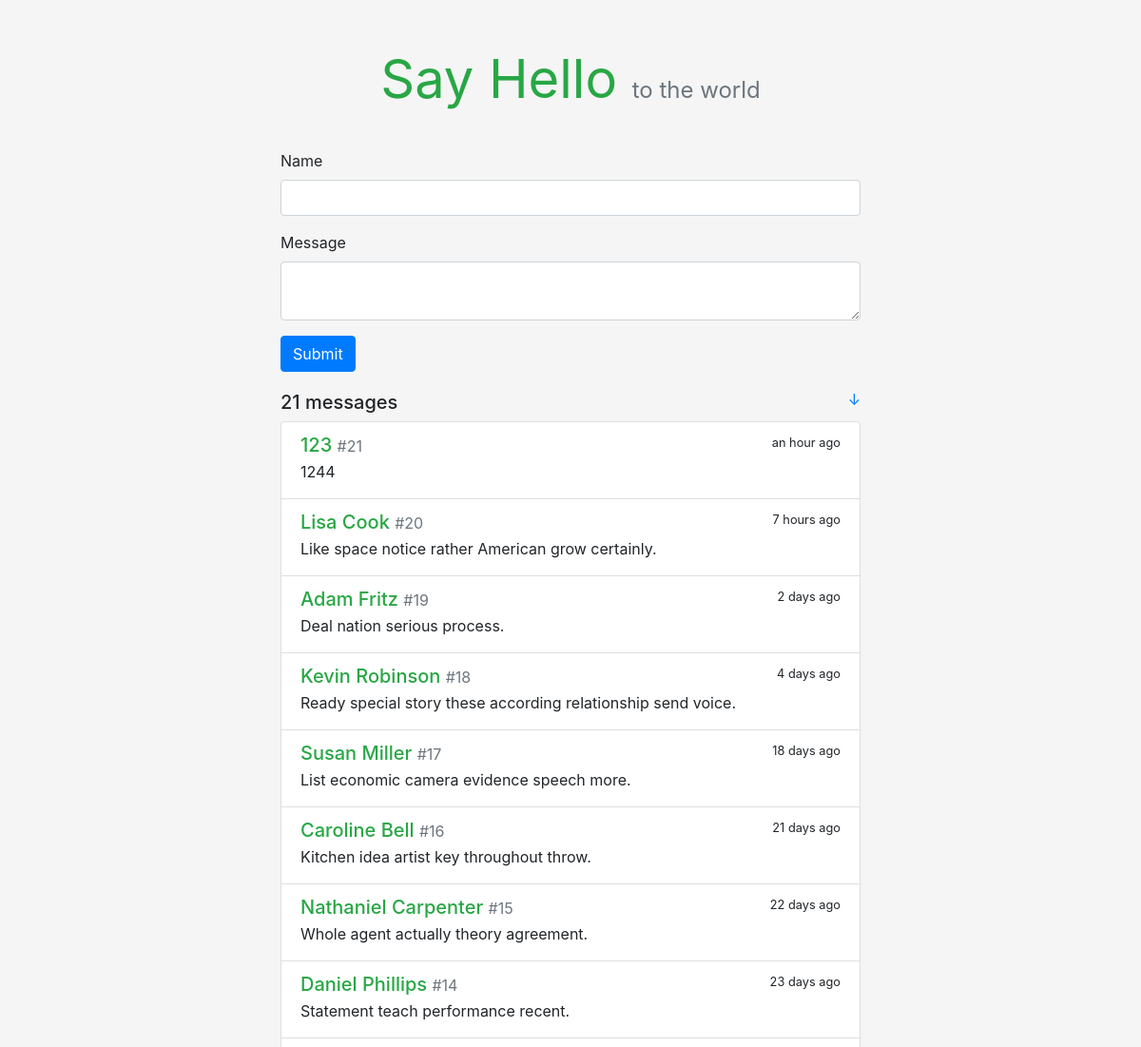
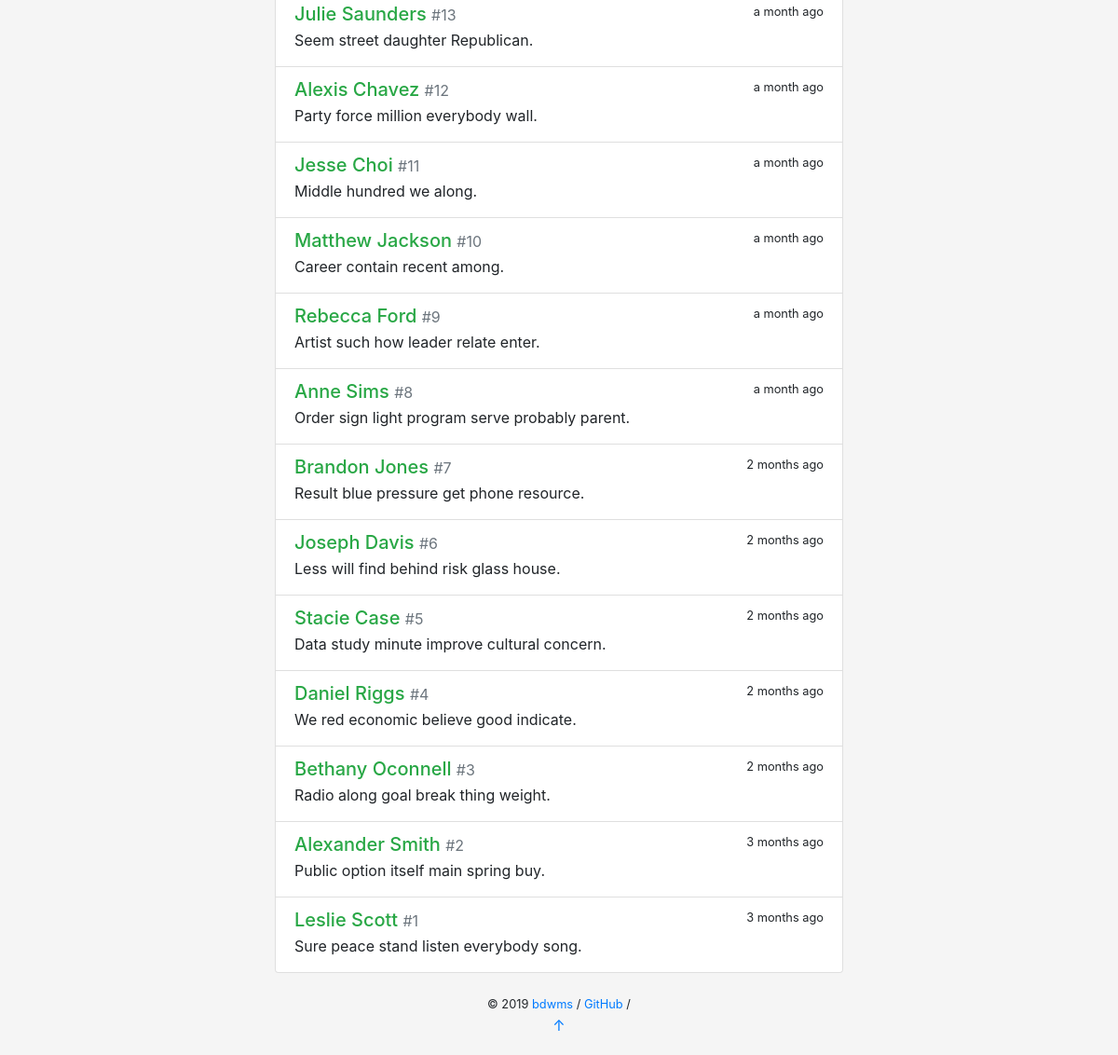
The page / on the database its author committed (2 pictures, top to bottom).
### mysayhello/models.py (models this page shows)
class Message(db.Model):  # 信息的数据库模型
    id = db.Column(db.Integer, primary_key=True)
    name = db.Column(db.String(20))
    body = db.Column(db.String(200))
    timestamp = db.Column(db.DateTime, default=datetime.utcnow, index=True)

### mysayhello/views.py (the view, shortened to what this page needs)
@app.route('/', methods=['GET', 'POST'])
def index():
    messages = Message.query.order_by(Message.timestamp.desc()).all()  # 按照时间降序
    form = HelloForm()
    return render_template('index.html', form=form, messages=messages)  # 如果没有提交表单就渲染index.html页面，并传入参数form和messages

### mysayhello/forms.py
class HelloForm(FlaskForm):  # 表单类，用来给试图进行渲染
    name = StringField('Name', validators=[DataRequired(), Length(1, 20)])
    body = TextAreaField('Message', validators=[DataRequired(), Length(1, 200)])
    submit = SubmitField()

### mysayhello/templates/index.html
{% extends 'base.html' %}
{% from 'bootstrap/form.html' import render_form %}
{% block content %}
    <div class="hello-form">
        {{ render_form(form, action=request.full_path) }}
    </div>
    <h5>{{ messages|length }} messages
        <small class="float-right">
            <a href="#bottom" title="Go Bottom">&darr;</a>
        </small>
    </h5>
    <div class="list-group">
        {% for message in messages %}
            <a class="list-group-item list-group-item-action flex-column">
                <div class="d-flex w-100 justify-content-between">
                    <h5 class="mb-1 text-success">{{ message.name }}
                        <small class="text-muted"> #{{ loop.revindex }}</small>
                    </h5>
                    <small data-toggle="tooltip" data-placement="top"
                           data-timestamp="{{ message.timestamp.strftime('%Y-%m-%dT%H:%M:%SZ') }}"
                           data-delay="500">
                        {{ moment(message.timestamp).fromNow(refresh=True) }}
                    </small>
                </div>
                <p class="mb-1">{{ message.body }}</p>
            </a>
        {% endfor %}
    </div>
{% endblock %}

### mysayhello/templates/base.html (shortened to what this page needs)
<!DOCTYPE html>
<html lang="en">
<head>
    <link rel="stylesheet" href="{{ url_for('static', filename='css/bootstrap.min.css') }}" type="text/css">
    <link rel="stylesheet" href="{{ url_for('static', filename='css/style.css') }}" type="text/css">
</head>
<body>
<main class="container">
    <header>
        <h1 class="text-center display-4">
            <a href="{{ url_for('index') }}" class="text-success"><strong>Say Hello</strong></a>
            <small class="text-muted sub-title">to the world</small>
        </h1>
    </header>
    {% block content %}{% endblock %}
    <footer class="text-center">
        {% block footer %}
            <small> &copy; 2019 <a href="https://www.bdwms.com" title="bdwms">bdwms</a> /
                <a href="https://github.com/birdmanwings" title="GitHub">GitHub</a> /
            </small>
            <p><a id="bottom" href="#" title="Go Top">&uarr;</a></p>
        {% endblock %}
    </footer>
</main>
</body>
</html>

### mysayhello/static/css/style.css (style rules this page uses)
body { background-color: rgb(245, 245, 245) !important; }
p { overflow-wrap: break-word; word-wrap: break-word; }
.container { max-width: 640px !important; }
.hello-form { margin-bottom: 20px; }
header { margin: 50px 0 40px 0; }
header h1 { font-size: 60px; font-weight: bold; }
.sub-title { font-size: 24px; }
header a { text-decoration: none !important; }
footer { margin: 20px; }

### rows shown on the page
Message: name "123", timestamp "an hour ago", body "1244"
Message: name "Lisa Cook", timestamp "7 hours ago", body "Like space notice rather American grow certainly."
Message: name "Adam Fritz", timestamp "2 days ago", body "Deal nation serious process."
Message: name "Kevin Robinson", timestamp "4 days ago", body "Ready special story these according relationship send voice."
Message: name "Susan Miller", timestamp "18 days ago", body "List economic camera evidence speech more."
Message: name "Caroline Bell", timestamp "21 days ago", body "Kitchen idea artist key throughout throw."
Message: name "Nathaniel Carpenter", timestamp "22 days ago", body "Whole agent actually theory agreement."
Message: name "Daniel Phillips", timestamp "23 days ago", body "Statement teach performance recent."
Message: name "Julie Saunders", timestamp "a month ago", body "Seem street daughter Republican."
Message: name "Alexis Chavez", timestamp "a month ago", body "Party force million everybody wall."
Message: name "Jesse Choi", timestamp "a month ago", body "Middle hundred we along."
Message: name "Matthew Jackson", timestamp "a month ago", body "Career contain recent among."
Message: name "Rebecca Ford", timestamp "a month ago", body "Artist such how leader relate enter."
Message: name "Anne Sims", timestamp "a month ago", body "Order sign light program serve probably parent."
Message: name "Brandon Jones", timestamp "2 months ago", body "Result blue pressure get phone resource."
Message: name "Joseph Davis", timestamp "2 months ago", body "Less will find behind risk glass house."
Message: name "Stacie Case", timestamp "2 months ago", body "Data study minute improve cultural concern."
Message: name "Daniel Riggs", timestamp "2 months ago", body "We red economic believe good indicate."
Message: name "Bethany Oconnell", timestamp "2 months ago", body "Radio along goal break thing weight."
Message: name "Alexander Smith", timestamp "3 months ago", body "Public option itself main spring buy."
Message: name "Leslie Scott", timestamp "3 months ago", body "Sure peace stand listen everybody song."

### other values the page prints
{{ messages|length }} "21"
